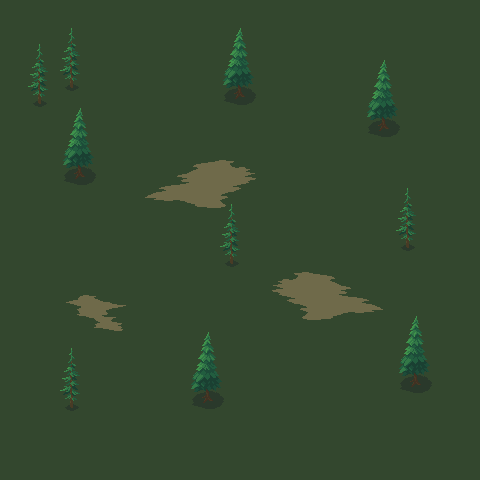

This game map was drawn from its Tiled (.tmx) file and the tilesets committed beside it. A one-line description and the trimmed map source follow:
An orthogonal 30x30 tile map with 16x16 px tiles, 3 tile layers (Tile Layer 1, Tile Layer 2, Tile Layer 3), 2 tilesets.

<map version="1.10" tiledversion="git" orientation="orthogonal" renderorder="right-down" width="30" height="30" tilewidth="16" tileheight="16" infinite="0" nextlayerid="4" nextobjectid="1">
 <tileset firstgid="1" source="forest-ground.tsx" />
 <tileset firstgid="925" source="forest-objects.tsx" />
 <layer id="1" name="Tile Layer 1" width="30" height="30">
  <data>[900 cells, 900 non-empty, 1 distinct tile ids]</data>
 </layer>
 <layer id="2" name="Tile Layer 2" width="30" height="30">
  <data>[900 cells, 68 non-empty, 40 distinct tile ids]</data>
 </layer>
 <layer id="3" name="Tile Layer 3" width="30" height="30">
  <data>[900 cells, 140 non-empty, 28 distinct tile ids]</data>
 </layer>
</map>
